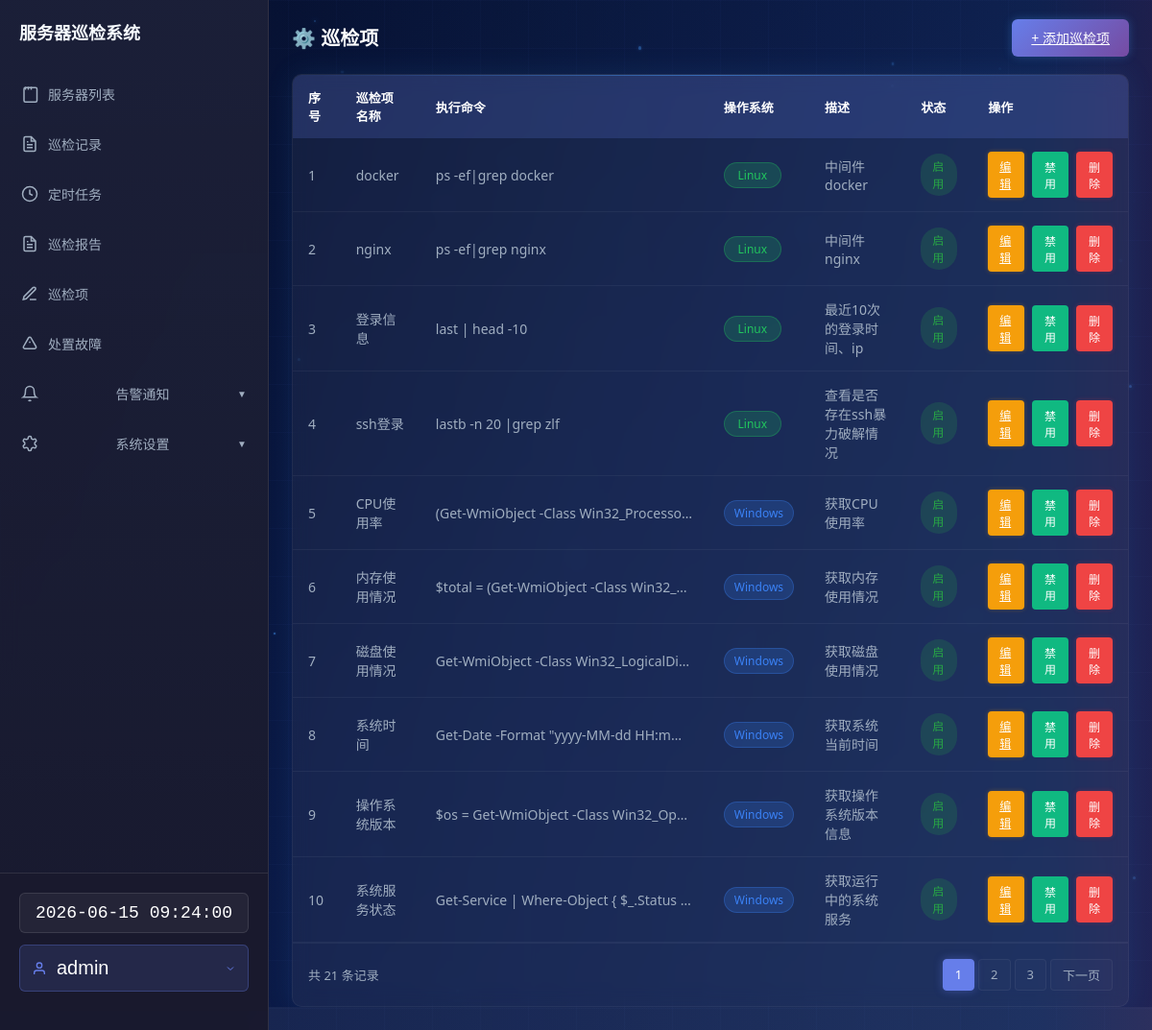
Screenshot of /inspection_items (signed in) with the database file from the repository.
### tables this page shows
CREATE TABLE inspection_items (
            id INTEGER PRIMARY KEY AUTOINCREMENT,
            name TEXT NOT NULL,
            command TEXT NOT NULL,
            description TEXT,
            sort_order INTEGER DEFAULT 0,
            is_enabled INTEGER DEFAULT 1,
            is_deleted INTEGER DEFAULT 0,
            created_at TIMESTAMP DEFAULT CURRENT_TIMESTAMP,
            updated_at TIMESTAMP DEFAULT CURRENT_TIMESTAMP
        , os_type TEXT DEFAULT 'linux');

### app.py (the view)
    def decorated_function(*args, **kwargs):
        token = request.headers.get('X-API-Token')
        if token:
            username = validate_token(token)
            if username:
                session['username'] = username
                return f(*args, **kwargs)
        if 'username' in session:
            return f(*args, **kwargs)
        return jsonify({'success': False, 'message': '未授权访问，请先登录或提供有效的 API Token'}), 401

### app.py (called while the page is built)
def login_required(f):
    def decorated_function(*args, **kwargs):
        token = request.headers.get('X-API-Token')
        if token:
            username = validate_token(token)
            if username:
                session['username'] = username
                return f(*args, **kwargs)
        if 'username' in session:
            return f(*args, **kwargs)
        return jsonify({'success': False, 'message': '未授权访问，请先登录或提供有效的 API Token'}), 401
    decorated_function.__name__ = f.__name__
    decorated_function.__doc__ = f.__doc__
    return decorated_function

@app.route('/inspection_items')
@login_required
def inspection_items():
    page = request.args.get('page', 1, type=int)
    per_page = 10
    os_type = request.args.get('os_type')
    items = get_all_inspection_items(os_type=os_type, page=page, per_page=per_page)
    total = get_inspection_items_count(os_type=os_type)
    total_pages = (total + per_page - 1) // per_page
    return render_template('inspection_items.html',
                         inspection_items=items,
                         page=page,
                         per_page=per_page,
                         total=total,
                         total_pages=total_pages,
                         os_type=os_type)

### database.py (called while the page is built, shortened)
def _get_db_module():
    if DATABASE_TYPE == 'postgresql':
        import psycopg
        return psycopg
    elif DATABASE_TYPE != 'sqlite':
        import mysql.connector
        return mysql.connector
    else:  # sqlite
        import sqlite3
        return sqlite3

def _get_connection_string():
    if DATABASE_TYPE == 'postgresql':
        return {
            'host': DB_HOST,
            'port': DB_PORT,
            'user': DB_USER,
            'password': DB_PASSWORD,
            'database': DB_DATABASE
        }
    else:  # sqlite
        return DATABASE_PATH

def get_inspection_items_count(os_type=None):
    conn = get_connection()
    cursor = conn.cursor()
    if os_type:
        query = 'SELECT COUNT(*) FROM inspection_items WHERE is_deleted = 0 AND os_type = %s' if DATABASE_TYPE != 'sqlite' else 'SELECT COUNT(*) FROM inspection_items WHERE is_deleted = 0 AND os_type = ?'
        cursor.execute(query, (os_type,))
    else:
        cursor.execute('SELECT COUNT(*) FROM inspection_items WHERE is_deleted = 0')
    count = cursor.fetchone()[0]
    conn.close()
    return count

### templates/inspection_items.html (shortened to what this page needs)
<!DOCTYPE html>
<html lang="zh-CN">
<head>
    <link rel="stylesheet" href="/static/css/tech-effects.css">
</head>
<body>
    <div id="particles-js"></div>
    <div class="bg-grid"></div>
    {% include 'sidebar.html' %}
    <main class="main-content">
            <div class="header">
                <div class="header-left">
                    <h2>⚙️ 巡检项</h2>
                </div>
                <div class="header-right">
                    <a href="/inspection_item" class="btn btn-add">+ 添加巡检项</a>
                </div>
            </div>
            <div class="table-container">
                <table class="data-table">
                    <thead>
                        <tr>
                            <th>序号</th>
                            <th>巡检项名称</th>
                            <th>执行命令</th>
                            <th>操作系统</th>
                            <th>描述</th>
                            <th>状态</th>
                            <th>操作</th>
                        </tr>
                    </thead>
                    <tbody>
                        {% for item in inspection_items %}
                        <tr>
                            <td>{{ loop.index }}</td>
                            <td>{{ item[1] }}</td>
                            <td style="max-width: 300px; overflow: hidden; text-overflow: ellipsis; white-space: nowrap;"
                                title="{{ item[2] }}">{{ item[2] }}</td>
                            <td><span class="os-badge os-{{ item[4] or 'linux' }}">{% if item[4] == 'windows' %}Windows{% else %}Linux{% endif %}</span></td>
                            <td>{{ item[3] or '-' }}</td>
                            <td>
                                <span class="status-badge {% if item[6] %}enabled{% else %}disabled{% endif %}">
                                    {% if item[6] %}启用{% else %}禁用{% endif %}
                                </span>
                            </td>
                            <td>
                                <div class="action-btns">
                                    <a href="/inspection_item?id={{ item[0] }}" class="action-btn btn-edit">编辑</a>
                                    <button class="action-btn btn-toggle"
                                        onclick="toggleItem({{ item[0] }}, {{ 0 if item[6] else 1 }})">
                                        {% if item[6] %}禁用{% else %}启用{% endif %}
                                    </button>
                                    <button class="action-btn btn-delete"
                                        onclick="deleteItem({{ item[0] }})">删除</button>
                                </div>
                            </td>
                        </tr>
                        {% endfor %}
                    </tbody>
                </table>
                {% if total > per_page %}
                <div class="pagination">
                    <div class="pagination-info">共 {{ total }} 条记录</div>
                    <div class="pagination-links">
                        {% for p in range(1, total_pages+1) %}
                        <a href="/inspection_items?page={{ p }}{% if os_type %}&os_type={{ os_type }}{% endif %}" {% if p == page %}class="active"{% endif %}>{{ p }}</a>
                        {% endfor %}
                        {% if page < total_pages %}
                        <a href="/inspection_items?page={{ page+1 }}{% if os_type %}&os_type={{ os_type }}{% endif %}">下一页</a>
                        {% endif %}
                    </div>
                </div>
                {% endif %}
            </div>
        </main>
</body>
</html>

### templates/sidebar.html (shortened to what this page needs)
<aside class="sidebar" id="sidebar">
    <div class="logo">
        <h1>服务器巡检系统</h1>
    </div>
    <ul class="menu">
        <li>
            <a href="/">
                <svg viewBox="0 0 24 24" fill="none" stroke="currentColor" stroke-width="2">
                    <path d="M4 21V5a2 2 0 0 1 2-2h14a2 2 0 0 1 2 2v16a2 2 0 0 1-2 2H6a2 2 0 0 1-2-2z"></path>
                    <path d="M14 2v4"></path>
                    <path d="M10 2v4"></path>
                    <path d="M6 2v4"></path>
                </svg>
                服务器列表
            </a>
        </li>
        <li>
            <a href="/records">
                巡检记录
            </a>
        </li>
        <li>
            <a href="/tasks">
                <svg viewBox="0 0 24 24" fill="none" stroke="currentColor" stroke-width="2">
                    <circle cx="12" cy="12" r="10"></circle>
                    <polyline points="12 6 12 12 16 14"></polyline>
                </svg>
                定时任务
            </a>
        </li>
        <li>
            <a href="/reports">
                巡检报告
            </a>
        </li>
        <li>
            <a href="/inspection_items">
                <svg viewBox="0 0 24 24" fill="none" stroke="currentColor" stroke-width="2">
                    <path d="M12 20h9"></path>
                    <path d="M16.5 3.5a2.121 2.121 0 0 1 3 3L7 19l-4 1 1-4L16.5 3.5z"></path>
                </svg>
                巡检项
            </a>
        </li>
        <li>
            <a href="/faults">
                <svg viewBox="0 0 24 24" fill="none" stroke="currentColor" stroke-width="2">
                    <path d="M12 9v2m0 4h.01m-6.938 4h13.856c1.54 0 2.502-1.667 1.732-3L13.732 4c-.77-1.333-2.694-1.333-3.464 0L3.34 16c-.77 1.333.192 3 1.732 3z"></path>
                </svg>
                处置故障
            </a>
        </li>
        <li class="has-submenu">
            <a href="#" class="submenu-toggle" onclick="toggleSubmenu(event, this)">
                <svg viewBox="0 0 24 24" fill="none" stroke="currentColor" stroke-width="2">
                    <path d="M18 8A6 6 0 0 0 6 8c0 7-3 9-3 9h18s-3-2-3-9"></path>
                    <path d="M13.73 21a2 2 0 0 1-3.46 0"></path>
                </svg>
                告警通知
                <span class="submenu-icon">▼</span>
            </a>
        </li>
        <li class="has-submenu">
            <a href="#" class="submenu-toggle" onclick="toggleSubmenu(event, this)">
                系统设置
                <span class="submenu-icon">▼</span>
            </a>
        </li>
    </ul>
    <div class="sidebar-footer">
        <div class="current-time" id="currentTime"></div>
        <div class="user-menu">
            <button class="user-menu-btn" onclick="toggleUserMenu()">
                <svg viewBox="0 0 24 24" fill="none" stroke="currentColor" stroke-width="2">
                    <path d="M20 21v-2a4 4 0 0 0-4-4H8a4 4 0 0 0-4 4v2"></path>
                    <circle cx="12" cy="7" r="4"></circle>
                </svg>
                <span class="username">{{ session.get('username', '用户') }}</span>
                <svg class="user-menu-icon" viewBox="0 0 24 24" fill="none" stroke="currentColor" stroke-width="2">
                    <polyline points="6 9 12 15 18 9"></polyline>
                </svg>
            </button>
        </div>
    </div>
</aside>

### templates/inspection_items.html (style rules this page uses)
* { margin: 0; padding: 0; box-sizing: border-box; }
body { font-family: 'Segoe UI', Tahoma, Geneva, Verdana, sans-serif; min-height: 100vh; display: flex; position: relative; overflow-x: hidden; color: #fff; background: linear-gradient(135deg, #050d29 0%, #0a1742 50%, #0f1e4d 100%); }
.bg-grid { position: fixed; top: 0; left: 0; width: 100%; height: 100%; z-index: -3; background-image: linear-gradient(rgba(102, 126, 234, 0.03) 1px, transparent 1px), linear-gradient(90deg, rgba(102, 126, 234, 0.03) 1px, transparent 1px); background-size: 50px 50px; animation: grid-move 20s linear infinite; }
.sidebar { width: 280px; background: rgba(26, 26, 46, 0.95); border-right: 1px solid rgba(255, 255, 255, 0.1); padding: 20px 0; position: fixed; left: 0; top: 0; bottom: 0; z-index: 10; backdrop-filter: blur(10px); }
.logo { padding: 0 20px; margin-bottom: 30px; }
.logo h1 { font-size: 18px; color: #fff; font-weight: 600; display: flex; align-items: center; }
.menu { list-style: none; }
.menu li { margin-bottom: 8px; }
.menu li a { display: flex; align-items: center; padding: 12px 16px; color: #a0aec0; text-decoration: none; border-radius: 8px; transition: all 0.3s ease; font-size: 14px; }
.menu li a svg { width: 18px; height: 18px; margin-right: 10px; }
.menu li.has-submenu { position: relative; }
.menu li.has-submenu .submenu-toggle { display: flex; justify-content: space-between; align-items: center; }
.menu li.has-submenu .submenu-icon { font-size: 10px; transition: transform 0.3s ease; }
.sidebar-footer { position: absolute; bottom: 0; left: 0; right: 0; padding: 20px; border-top: 1px solid rgba(255, 255, 255, 0.1); background: rgba(26, 26, 46, 0.95); }
.sidebar-footer .current-time { padding: 10px 12px; background: rgba(255, 255, 255, 0.05); border: 1px solid rgba(255, 255, 255, 0.1); border-radius: 6px; color: #fff; font-size: 13px; font-family: 'Courier New', monospace; text-align: center; margin-bottom: 12px; }
.main-content { flex: 1; margin-left: 280px; padding: 24px; position: relative; z-index: 5; }
.header { display: flex; justify-content: space-between; align-items: center; margin-bottom: 24px; }
.header-left h2 { color: #fff; font-size: 20px; font-weight: 600; }
.header-right { color: #a0aec0; font-size: 14px; }
.btn { padding: 10px 20px; border: none; border-radius: 6px; cursor: pointer; font-size: 14px; font-weight: 500; transition: all 0.3s ease; }
.btn-add { background: linear-gradient(135deg, #667eea 0%, #764ba2 100%); color: #fff; }
.table-container { background: rgba(255, 255, 255, 0.05); border-radius: 10px; overflow: hidden; backdrop-filter: blur(10px); border: 1px solid rgba(255, 255, 255, 0.05); }
.data-table { width: 100%; border-collapse: collapse; }
.data-table th { background: rgba(102, 126, 234, 0.2); padding: 14px 16px; text-align: left; color: #fff; font-size: 13px; font-weight: 600; }
.data-table td { padding: 14px 16px; color: #a0aec0; font-size: 14px; border-bottom: 1px solid rgba(255, 255, 255, 0.05); }
.action-btns { display: flex; gap: 8px; }
.action-btn { padding: 6px 12px; border: none; border-radius: 4px; font-size: 12px; font-weight: 500; cursor: pointer; transition: all 0.3s ease; }
.btn-edit { background: #f59e0b; color: #fff; }
.btn-toggle { background: #10b981; color: #fff; }
.btn-delete { background: #ef4444; color: #fff; }
.status-badge { display: inline-block; padding: 4px 12px; border-radius: 20px; font-size: 12px; font-weight: 500; }
.status-badge.enabled { background: rgba(40, 167, 69, 0.2); color: #28a745; }

### rows the page displays
inspection_items: name "docker", command "ps -ef|grep docker", os_type "Linux", description "中间件docker", is_enabled "启用"
inspection_items: name "nginx", command "ps -ef|grep nginx", os_type "Linux", description "中间件nginx", is_enabled "启用"
inspection_items: name "登录信息", command "last | head -10", os_type "Linux", description "最近10次的登录时间、ip", is_enabled "启用"
inspection_items: name "ssh登录", command "lastb -n 20 |grep zlf", os_type "Linux", description "查看是否存在ssh暴力破解情况", is_enabled "启用"
inspection_items: name "CPU使用率", command "(Get-WmiObject -Class Win32_Processo…", os_type "Windows", description "获取CPU使用率", is_enabled "启用"
inspection_items: name "内存使用情况", command "$total = (Get-WmiObject -Class Win32_…", os_type "Windows", description "获取内存使用情况", is_enabled "启用"
inspection_items: name "磁盘使用情况", command "Get-WmiObject -Class Win32_LogicalDi…", os_type "Windows", description "获取磁盘使用情况", is_enabled "启用"
inspection_items: name "系统时间", command "Get-Date -Format \"yyyy-MM-dd HH:m…", os_type "Windows", description "获取系统当前时间", is_enabled "启用"
inspection_items: name "操作系统版本", command "$os = Get-WmiObject -Class Win32_Op…", os_type "Windows", description "获取操作系统版本信息", is_enabled "启用"
inspection_items: name "系统服务状态", command "Get-Service | Where-Object { $_.Status…", os_type "Windows", description "获取运行中的系统服务", is_enabled "启用"

### other values shown
{{ session.get('username', '用户') }} "admin"
{{ total }} "21"
{{ p }} "1" "2" "3"
